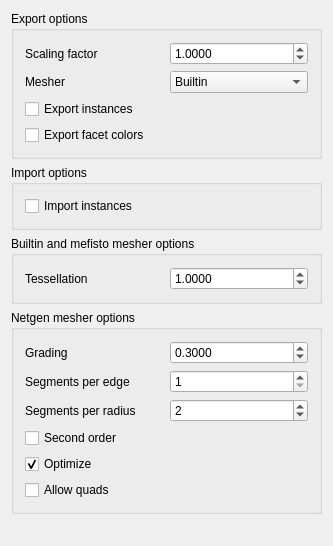
<?xml version="1.0" encoding="UTF-8"?>
<ui version="4.0">
 <class>Gui::Dialog::DlgSettingsArch</class>
 <widget class="QWidget" name="Gui::Dialog::DlgSettingsArch">
  <property name="geometry">
   <rect>
    <x>0</x>
    <y>0</y>
    <width>333</width>
    <height>546</height>
   </rect>
  </property>
  <property name="windowTitle">
   <string>DAE/OBJ</string>
  </property>
  <layout class="QVBoxLayout" name="verticalLayout_5">
   <item>
    <widget class="QGroupBox" name="groupBox_3">
     <property name="title">
      <string>Export options</string>
     </property>
     <layout class="QVBoxLayout" name="verticalLayout_3">
      <item>
       <layout class="QHBoxLayout" name="horizontalLayout_7">
        <item>
         <widget class="QLabel" name="label_3">
          <property name="text">
           <string>Scaling factor</string>
          </property>
         </widget>
        </item>
        <item>
         <widget class="Gui::PrefDoubleSpinBox" name="doubleSpinBox">
          <property name="toolTip">
           <string>All dimensions in the file will be scaled with this factor</string>
          </property>
          <property name="decimals">
           <number>4</number>
          </property>
          <property name="maximum">
           <double>999999.989999999990687</double>
          </property>
          <property name="value">
           <double>1.000000000000000</double>
          </property>
          <property name="prefEntry" stdset="0">
           <cstring>ColladaScalingFactor</cstring>
          </property>
          <property name="prefPath" stdset="0">
           <cstring>Mod/Arch</cstring>
          </property>
         </widget>
        </item>
       </layout>
      </item>
      <item>
       <layout class="QHBoxLayout" name="horizontalLayout">
        <item>
         <widget class="QLabel" name="label">
          <property name="text">
           <string>Mesher</string>
          </property>
         </widget>
        </item>
        <item>
         <widget class="Gui::PrefComboBox" name="comboBox">
          <property name="toolTip">
           <string>Meshing program that should be used.
If using Netgen, make sure that it is available.</string>
          </property>
          <property name="prefEntry" stdset="0">
           <cstring>ColladaMesher</cstring>
          </property>
          <property name="prefPath" stdset="0">
           <cstring>Mod/Arch</cstring>
          </property>
          <item>
           <property name="text">
            <string>Builtin</string>
           </property>
          </item>
          <item>
           <property name="text">
            <string>Mefisto</string>
           </property>
          </item>
          <item>
           <property name="text">
            <string>Netgen</string>
           </property>
          </item>
         </widget>
        </item>
       </layout>
      </item>
      <item>
       <widget class="Gui::PrefCheckBox" name="checkBox_4">
        <property name="toolTip">
         <string>Enable this to use instances for linked objects/groups.
Only supported when using DAE format.</string>
        </property>
        <property name="text">
         <string>Export instances</string>
        </property>
        <property name="prefPath" stdset="0">
         <string>Mod/Arch</string>
        </property>
        <property name="prefEntry" stdset="0">
         <string>ColladaExportInstances</string>
        </property>
       </widget>
      </item>
      <item>
       <widget class="Gui::PrefCheckBox" name="checkBox_6">
        <property name="toolTip">
         <string>Export mesh segments color. For Part/PartDesign shapes, export segment using faces.</string>
        </property>
        <property name="text">
         <string>Export facet colors</string>
        </property>
        <property name="prefPath" stdset="0">
         <string>Mod/Arch</string>
        </property>
        <property name="prefEntry" stdset="0">
         <string>ColladaExportFaceColor</string>
        </property>
       </widget>
      </item>
     </layout>
    </widget>
   </item>
   <item>
    <widget class="QGroupBox" name="groupBox_4">
     <property name="title">
      <string>Import options</string>
     </property>
     <layout class="QVBoxLayout" name="verticalLayout_4">
      <item>
       <widget class="Gui::PrefCheckBox" name="checkBox_5">
        <property name="toolTip">
         <string>Import instances as links. Only supported in DAE format.</string>
        </property>
        <property name="text">
         <string>Import instances</string>
        </property>
        <property name="prefPath" stdset="0">
         <string>Mod/Arch</string>
        </property>
        <property name="prefEntry" stdset="0">
         <string>ColladaImportInstances</string>
        </property>
       </widget>
      </item>
     </layout>
    </widget>
   </item>
   <item>
    <widget class="QGroupBox" name="groupBox_2">
     <property name="title">
      <string>Builtin and mefisto mesher options</string>
     </property>
     <layout class="QVBoxLayout" name="verticalLayout_2">
      <item>
       <layout class="QHBoxLayout" name="horizontalLayout_2">
        <item>
         <widget class="QLabel" name="label_2">
          <property name="text">
           <string>Tessellation</string>
          </property>
         </widget>
        </item>
        <item>
         <widget class="Gui::PrefDoubleSpinBox" name="doubleSpinBox_2">
          <property name="toolTip">
           <string>Tessellation value to use with the Builtin and the Mefisto meshing program.</string>
          </property>
          <property name="decimals">
           <number>4</number>
          </property>
          <property name="value">
           <double>1.000000000000000</double>
          </property>
          <property name="prefEntry" stdset="0">
           <cstring>ColladaTessellation</cstring>
          </property>
          <property name="prefPath" stdset="0">
           <cstring>Mod/Arch</cstring>
          </property>
         </widget>
        </item>
       </layout>
      </item>
     </layout>
    </widget>
   </item>
   <item>
    <widget class="QGroupBox" name="groupBox">
     <property name="title">
      <string>Netgen mesher options</string>
     </property>
     <layout class="QVBoxLayout" name="verticalLayout">
      <item>
       <layout class="QHBoxLayout" name="horizontalLayout_3">
        <item>
         <widget class="QLabel" name="label_4">
          <property name="text">
           <string>Grading</string>
          </property>
         </widget>
        </item>
        <item>
         <widget class="Gui::PrefDoubleSpinBox" name="doubleSpinBox_3">
          <property name="toolTip">
           <string>Grading value to use for meshing using Netgen.
This value describes how fast the mesh size decreases.
The gradient of the local mesh size h(x) is bound by |Δh(x)| ≤ 1/value.</string>
          </property>
          <property name="decimals">
           <number>4</number>
          </property>
          <property name="value">
           <double>0.300000000000000</double>
          </property>
          <property name="prefEntry" stdset="0">
           <cstring>ColladaGrading</cstring>
          </property>
          <property name="prefPath" stdset="0">
           <cstring>Mod/Arch</cstring>
          </property>
         </widget>
        </item>
       </layout>
      </item>
      <item>
       <layout class="QHBoxLayout" name="horizontalLayout_4">
        <item>
         <widget class="QLabel" name="label_5">
          <property name="text">
           <string>Segments per edge</string>
          </property>
         </widget>
        </item>
        <item>
         <widget class="Gui::PrefSpinBox" name="spinBox">
          <property name="toolTip">
           <string>Maximum number of segments per edge</string>
          </property>
          <property name="minimum">
           <number>1</number>
          </property>
          <property name="value">
           <number>1</number>
          </property>
          <property name="prefEntry" stdset="0">
           <cstring>ColladaSegsPerEdge</cstring>
          </property>
          <property name="prefPath" stdset="0">
           <cstring>Mod/Arch</cstring>
          </property>
         </widget>
        </item>
       </layout>
      </item>
      <item>
       <layout class="QHBoxLayout" name="horizontalLayout_5">
        <item>
         <widget class="QLabel" name="label_6">
          <property name="text">
           <string>Segments per radius</string>
          </property>
         </widget>
        </item>
        <item>
         <widget class="Gui::PrefSpinBox" name="spinBox_2">
          <property name="toolTip">
           <string>Number of segments per radius</string>
          </property>
          <property name="minimum">
           <number>1</number>
          </property>
          <property name="value">
           <number>2</number>
          </property>
          <property name="prefEntry" stdset="0">
           <cstring>ColladaSegsPerRadius</cstring>
          </property>
          <property name="prefPath" stdset="0">
           <cstring>Mod/Arch</cstring>
          </property>
         </widget>
        </item>
       </layout>
      </item>
      <item>
       <layout class="QHBoxLayout" name="horizontalLayout_6">
        <item>
         <widget class="Gui::PrefCheckBox" name="checkBox">
          <property name="toolTip">
           <string>Allow a second order mesh</string>
          </property>
          <property name="text">
           <string>Second order</string>
          </property>
          <property name="prefEntry" stdset="0">
           <cstring>ColladaSecondOrder</cstring>
          </property>
          <property name="prefPath" stdset="0">
           <cstring>Mod/Arch</cstring>
          </property>
         </widget>
        </item>
       </layout>
      </item>
      <item>
       <layout class="QHBoxLayout" name="horizontalLayout_8">
        <item>
         <widget class="Gui::PrefCheckBox" name="checkBox_2">
          <property name="toolTip">
           <string>Allows optimization</string>
          </property>
          <property name="text">
           <string>Optimize</string>
          </property>
          <property name="checked">
           <bool>true</bool>
          </property>
          <property name="prefEntry" stdset="0">
           <cstring>ColladaOptimize</cstring>
          </property>
          <property name="prefPath" stdset="0">
           <cstring>Mod/Arch</cstring>
          </property>
         </widget>
        </item>
       </layout>
      </item>
      <item>
       <layout class="QHBoxLayout" name="horizontalLayout_9">
        <item>
         <widget class="Gui::PrefCheckBox" name="checkBox_3">
          <property name="toolTip">
           <string>Allow quadrilateral faces</string>
          </property>
          <property name="text">
           <string>Allow quads</string>
          </property>
          <property name="prefEntry" stdset="0">
           <cstring>ColladaAllowQuads</cstring>
          </property>
          <property name="prefPath" stdset="0">
           <cstring>Mod/Arch</cstring>
          </property>
         </widget>
        </item>
       </layout>
      </item>
     </layout>
    </widget>
   </item>
   <item>
    <spacer name="verticalSpacer">
     <property name="orientation">
      <enum>Qt::Vertical</enum>
     </property>
     <property name="sizeHint" stdset="0">
      <size>
       <width>20</width>
       <height>40</height>
      </size>
     </property>
    </spacer>
   </item>
  </layout>
 </widget>
 <layoutdefault spacing="6" margin="11"/>
 <pixmapfunction>qPixmapFromMimeSource</pixmapfunction>
 <customwidgets>
  <customwidget>
   <class>Gui::PrefSpinBox</class>
   <extends>QSpinBox</extends>
   <header>Gui/PrefWidgets.h</header>
  </customwidget>
  <customwidget>
   <class>Gui::PrefCheckBox</class>
   <extends>QCheckBox</extends>
   <header>Gui/PrefWidgets.h</header>
  </customwidget>
  <customwidget>
   <class>Gui::PrefComboBox</class>
   <extends>QComboBox</extends>
   <header>Gui/PrefWidgets.h</header>
  </customwidget>
  <customwidget>
   <class>Gui::PrefDoubleSpinBox</class>
   <extends>QDoubleSpinBox</extends>
   <header>Gui/PrefWidgets.h</header>
  </customwidget>
 </customwidgets>
 <resources/>
 <connections/>
</ui>
